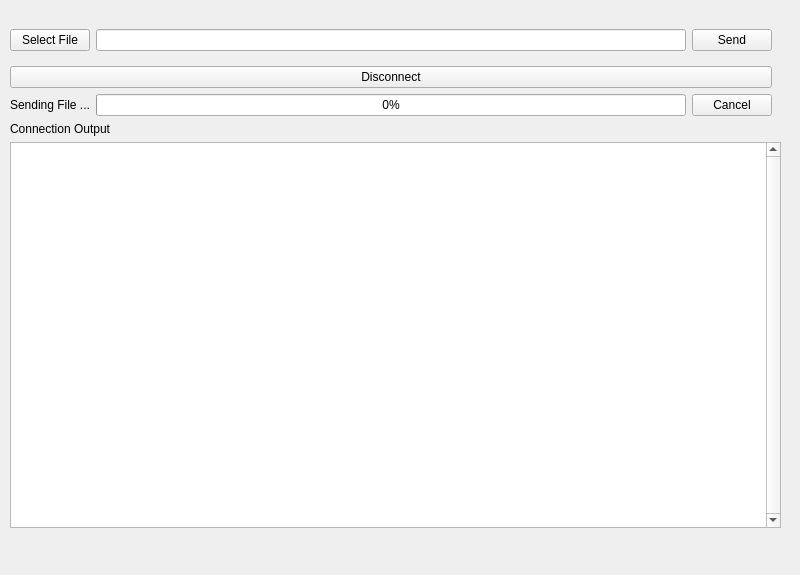
<?xml version="1.0" encoding="UTF-8"?>
<ui version="4.0">
 <class>connectionHandleUi</class>
 <widget class="QWidget" name="connectionHandleUi">
  <property name="geometry">
   <rect>
    <x>0</x>
    <y>0</y>
    <width>800</width>
    <height>575</height>
   </rect>
  </property>
  <property name="minimumSize">
   <size>
    <width>800</width>
    <height>575</height>
   </size>
  </property>
  <property name="maximumSize">
   <size>
    <width>800</width>
    <height>575</height>
   </size>
  </property>
  <property name="windowTitle">
   <string>Form</string>
  </property>
  <widget class="QWidget" name="layoutWidget">
   <property name="geometry">
    <rect>
     <x>10</x>
     <y>20</y>
     <width>781</width>
     <height>541</height>
    </rect>
   </property>
   <layout class="QVBoxLayout" name="verticalLayout_2">
    <item>
     <layout class="QGridLayout" name="gridLayout">
      <property name="rightMargin">
       <number>10</number>
      </property>
      <item row="0" column="0">
       <widget class="QWidget" name="fileSelectWdg" native="true">
        <layout class="QHBoxLayout" name="horizontalLayout_2">
         <property name="leftMargin">
          <number>0</number>
         </property>
         <item>
          <widget class="QPushButton" name="btnSelectFile">
           <property name="text">
            <string>Select File</string>
           </property>
          </widget>
         </item>
         <item>
          <widget class="QLineEdit" name="lineEditPath"/>
         </item>
         <item>
          <widget class="QPushButton" name="btnSendFile">
           <property name="text">
            <string>Send</string>
           </property>
          </widget>
         </item>
        </layout>
       </widget>
      </item>
     </layout>
    </item>
    <item>
     <layout class="QVBoxLayout" name="verticalLayout_4">
      <property name="rightMargin">
       <number>19</number>
      </property>
      <item>
       <widget class="QPushButton" name="btnDisconnect">
        <property name="text">
         <string>Disconnect</string>
        </property>
       </widget>
      </item>
     </layout>
    </item>
    <item>
     <layout class="QGridLayout" name="gridLayout_3">
      <property name="rightMargin">
       <number>19</number>
      </property>
      <item row="0" column="2">
       <widget class="QPushButton" name="btnCancel">
        <property name="text">
         <string>Cancel</string>
        </property>
       </widget>
      </item>
      <item row="0" column="1">
       <widget class="QProgressBar" name="lblSendingBar">
        <property name="value">
         <number>0</number>
        </property>
       </widget>
      </item>
      <item row="0" column="0">
       <widget class="QLabel" name="lblSending">
        <property name="text">
         <string>Sending File ...</string>
        </property>
       </widget>
      </item>
     </layout>
    </item>
    <item>
     <layout class="QVBoxLayout" name="verticalLayout">
      <property name="rightMargin">
       <number>10</number>
      </property>
      <property name="bottomMargin">
       <number>8</number>
      </property>
      <item>
       <layout class="QVBoxLayout" name="verticalLayout_3">
        <property name="bottomMargin">
         <number>25</number>
        </property>
        <item>
         <widget class="QLabel" name="lblOutput">
          <property name="text">
           <string>Connection Output</string>
          </property>
         </widget>
        </item>
        <item>
         <widget class="QListWidget" name="lstOutput">
          <property name="verticalScrollBarPolicy">
           <enum>Qt::ScrollBarPolicy::ScrollBarAlwaysOn</enum>
          </property>
         </widget>
        </item>
       </layout>
      </item>
     </layout>
    </item>
   </layout>
  </widget>
 </widget>
 <resources/>
 <connections/>
</ui>
